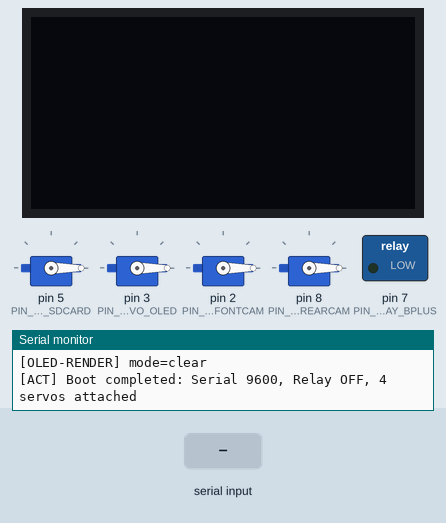
Recording of a program running on a simulated Arduino Uno, built with avr-gcc and run on an emulated ATmega328P. Parts: 4 × servo, 128×64 one-colour display, switched loads named in the program (green lamp = pin HIGH), the last lines printed to the serial monitor. The inputs (shaded band) are chosen by the test bench.

Above: at 1.4 s.
1.5 s: "7\n" received over Serial
At 2.04 s:
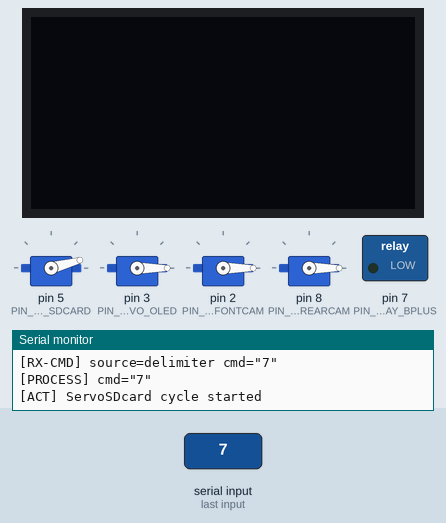
4.0 s: "1\n" received over Serial
At 5.0 s:
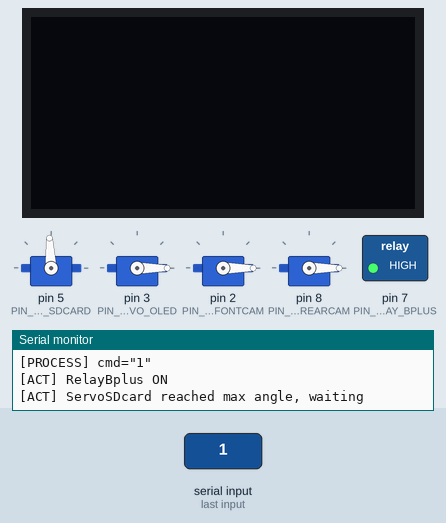
7.0 s: "4\n" received over Serial
At 9.2 s:
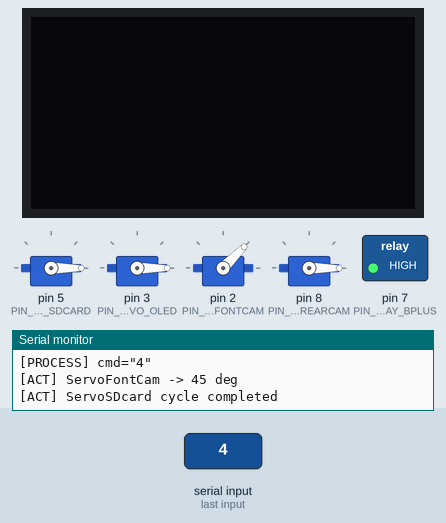
10.0 s: "2\n" received over Serial
At 11.2 s:
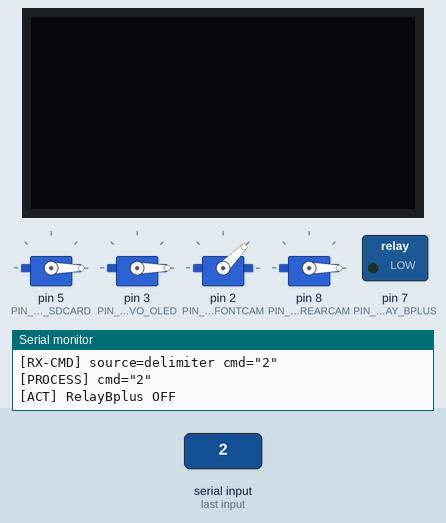
11.5 s: "6\n" received over Serial
At 12.7 s:
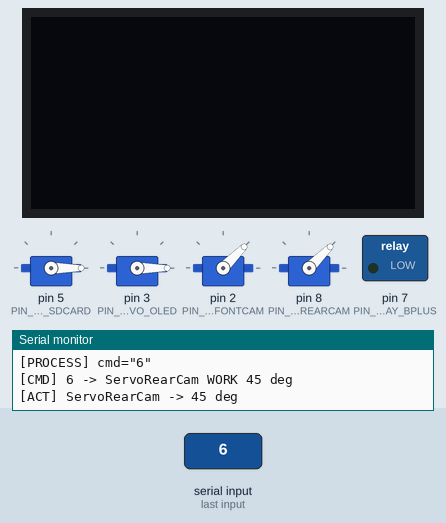
13.0 s: "8\n" received over Serial
At 13.29 s:
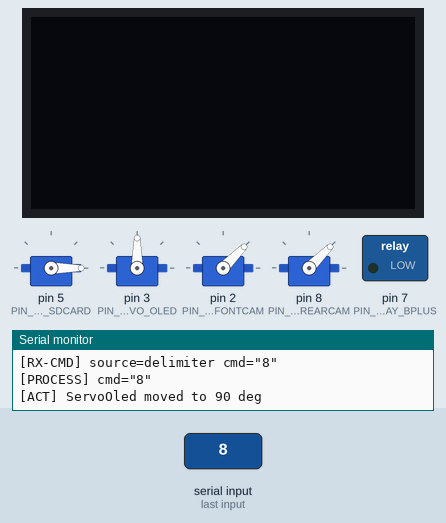
Timing chart, 0 to 16.0 s (numbered marks = the images above; inputs shaded):
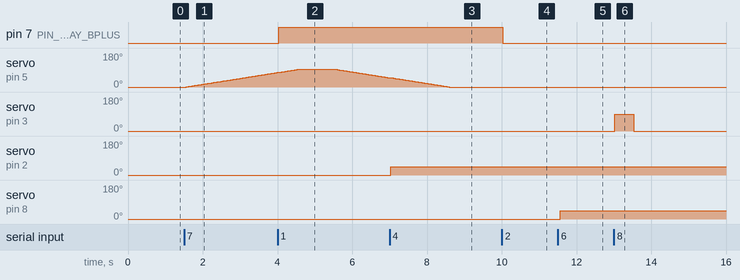

Measured:
- after the input at 1.5 s, servo on pin 5 (PIN_SERVO_SDCARD): moves from 0° to 77° over 2.4 s, starting after 0.06 s
- after the input at 4.0 s, pin 7 (PIN_RELAY_BPLUS): LOW → HIGH at once
- after the input at 7.0 s, servo on pin 2 (PIN_SERVO_FONTCAM): 0° → 45° at once
- after the input at 10.0 s, pin 7 (PIN_RELAY_BPLUS): HIGH → LOW at once
- after the input at 11.5 s, servo on pin 8 (PIN_SERVO_REARCAM): 0° → 45° after 0.07 s
- after the input at 13.0 s, servo on pin 3 (PIN_SERVO_OLED): 0° → 90° at once, → 0° 0.50 s later

The program:

main.cpp
```cpp
#include <Arduino.h>
#include <Servo.h>
#include <U8g2lib.h>

// Toggle serial debug logs: 1 = enable, 0 = disable
#define SERIAL_DEBUG_ENABLE 1

constexpr uint8_t PIN_RELAY_BPLUS = 7;
constexpr uint8_t PIN_SERVO_FONTCAM = 2;
constexpr uint8_t PIN_SERVO_REARCAM = 8;
constexpr uint8_t PIN_SERVO_SDCARD = 5;
constexpr uint8_t PIN_SERVO_OLED = 3;

constexpr uint8_t RELAY_ON = HIGH;
constexpr uint8_t RELAY_OFF = LOW;

constexpr uint32_t SERIAL_BAUDRATE = 9600;
constexpr uint32_t RX_TIMEOUT_MS = 35;
constexpr size_t RX_BUFFER_SIZE = 16;

constexpr uint8_t SERVO_FONTCAM_HOME_ANGLE = 0;
constexpr uint8_t SERVO_FONTCAM_WORK_ANGLE = 45;

constexpr uint8_t SERVO_REARCAM_HOME_ANGLE = 0;
constexpr uint8_t SERVO_REARCAM_WORK_ANGLE = 45;
constexpr uint8_t SERVO_ANGLE_UNKNOWN = 255;

constexpr uint8_t SERVO_SDCARD_MIN_ANGLE = 0;
constexpr uint8_t SERVO_SDCARD_MAX_ANGLE = 93;
constexpr uint32_t SERVO_SDCARD_STEP_MS = 32;
constexpr uint32_t SERVO_SDCARD_WAIT_MS = 1000;

constexpr uint8_t SERVO_OLED_MIN_ANGLE = 0;
constexpr uint8_t SERVO_OLED_SWING_ANGLE = 90;
constexpr uint32_t SERVO_OLED_WAIT_MS = 500;

constexpr uint32_t OLED_I2C_CLOCK_HZ = 400000UL;
constexpr uint8_t OLED_DISPLAY_CLOCK = 0xF0;
constexpr uint8_t OLED_CONTRAST = 255;

Servo servoFontCam;
Servo servoRearCam;
Servo servoSDcard;
Servo servoOled;

// Common 1.3" I2C OLED (SH1106), rotated 180 degrees by using U8G2_R2.
// Full-buffer mode draws the frame in SRAM before sending it to reduce camera-visible page tearing.
U8G2_SH1106_128X64_NONAME_F_HW_I2C oled(U8G2_R2, U8X8_PIN_NONE);

enum class SDCardCycleState : uint8_t
{
  IDLE,
  MOVING_UP,
  WAITING_AT_TOP,
  MOVING_DOWN
};

enum class OledServoState : uint8_t
{
  IDLE,
  WAITING_RETURN
};

SDCardCycleState sdcardState = SDCardCycleState::IDLE;
OledServoState oledServoState = OledServoState::IDLE;

uint8_t sdcardAngle = SERVO_SDCARD_MIN_ANGLE;
uint8_t rearCamAngle = SERVO_ANGLE_UNKNOWN;

uint32_t sdcardLastStepMs = 0;
uint32_t sdcardWaitStartMs = 0;
uint32_t oledServoStartMs = 0;

char rxBuffer[RX_BUFFER_SIZE] = {0};
size_t rxLen = 0;
uint32_t lastRxByteMs = 0;

#if SERIAL_DEBUG_ENABLE
void logLine(const __FlashStringHelper *tag, const __FlashStringHelper *text)
{
  Serial.print(tag);
  Serial.println(text);
}

void logLine(const __FlashStringHelper *tag, const char *text)
{
  Serial.print(tag);
  Serial.println(text);
}

void logRxByte(uint8_t b)
{
  Serial.print(F("[RX-BYTE] 0x"));
  if (b < 0x10)
  {
    Serial.print('0');
  }
  Serial.print(b, HEX);
  if (b >= 32 && b <= 126)
  {
    Serial.print(F(" ('"));
    Serial.write(static_cast<char>(b));
    Serial.println(F("')"));
  }
  else
  {
    Serial.println();
  }
}
#else
void logLine(const __FlashStringHelper *, const __FlashStringHelper *) {}
void logLine(const __FlashStringHelper *, const char *) {}
void logRxByte(uint8_t) {}
#endif

void relaySet(bool on)
{
  digitalWrite(PIN_RELAY_BPLUS, on ? RELAY_ON : RELAY_OFF);
  logLine(F("[ACT] "), on ? F("RelayBplus ON") : F("RelayBplus OFF"));
}

void setRearCamAngle(uint8_t targetAngle)
{
  if (rearCamAngle == targetAngle)
  {
    logLine(F("[ACT] "), targetAngle == SERVO_REARCAM_HOME_ANGLE ? F("ServoRearCam already at 0 deg") : F("ServoRearCam already at 45 deg"));
    return;
  }

  servoRearCam.write(targetAngle);
  rearCamAngle = targetAngle;
  logLine(F("[ACT] "), targetAngle == SERVO_REARCAM_HOME_ANGLE ? F("ServoRearCam -> 0 deg") : F("ServoRearCam -> 45 deg"));
}

void configureOledForCamera()
{
  oled.setBusClock(OLED_I2C_CLOCK_HZ);
  oled.begin();
  oled.setContrast(OLED_CONTRAST);
  oled.sendF("ca", 0x0D5, OLED_DISPLAY_CLOCK);
  logLine(F("[OLED-CONFIG] "), F("full-buffer, i2c=400kHz, display-clock=0xF0, contrast=255"));
}

void oledClearScreen()
{
  oled.clearBuffer();
  oled.sendBuffer();
  logLine(F("[OLED-RENDER] "), F("mode=clear"));
}

bool isAllDigits(const char *s, size_t len)
{
  for (size_t i = 0; i < len; ++i)
  {
    if (s[i] < '0' || s[i] > '9')
    {
      return false;
    }
  }
  return true;
}

void renderOledDigits(uint8_t p1, uint8_t p2, uint8_t p3)
{
  char p1Text[2];
  char p2Text[3];
  char p3Text[3];

  snprintf(p1Text, sizeof(p1Text), "%u", p1);
  snprintf(p2Text, sizeof(p2Text), "%u", p2);
  snprintf(p3Text, sizeof(p3Text), "%u", p3);

  oled.clearBuffer();
  oled.setFontPosTop();

  oled.setFont(u8g2_font_logisoso26_tn);
  const int topY = 0;
  const int p2Width = oled.getStrWidth(p2Text);
  const int p2X = (128 - p2Width < 0) ? 0 : 128 - p2Width;
  oled.drawStr(0, topY, p1Text);
  oled.drawStr(p2X, topY, p2Text);

  oled.setFont(u8g2_font_logisoso38_tn);
  const int p3Width = oled.getStrWidth(p3Text);
  const int p3XRaw = (128 - p3Width) / 2;
  const int p3X = (p3XRaw < 0) ? 0 : p3XRaw;
  const int bottomY = 26;
  oled.drawStr(p3X, bottomY, p3Text);

  oled.sendBuffer();

#if SERIAL_DEBUG_ENABLE
  Serial.print(F("[OLED-RENDER] mode=digits p1="));
  Serial.print(p1);
  Serial.print(F(" p2="));
  Serial.print(p2);
  Serial.print(F(" p3="));
  Serial.println(p3);
#endif
}

bool startSDCardCycle()
{
  if (sdcardState != SDCardCycleState::IDLE)
  {
    logLine(F("[WARN] "), F("ServoSDcard cycle already running, command ignored"));
    return false;
  }

  sdcardAngle = SERVO_SDCARD_MIN_ANGLE;
  servoSDcard.write(sdcardAngle);
  sdcardState = SDCardCycleState::MOVING_UP;
  sdcardLastStepMs = millis();
  logLine(F("[ACT] "), F("ServoSDcard cycle started"));
  return true;
}

void updateSDCardCycle()
{
  const uint32_t now = millis();

  switch (sdcardState)
  {
  case SDCardCycleState::IDLE:
    break;

  case SDCardCycleState::MOVING_UP:
    if (now - sdcardLastStepMs >= SERVO_SDCARD_STEP_MS)
    {
      sdcardLastStepMs = now;
      if (sdcardAngle < SERVO_SDCARD_MAX_ANGLE)
      {
        ++sdcardAngle;
        servoSDcard.write(sdcardAngle);
      }
      else
      {
        sdcardState = SDCardCycleState::WAITING_AT_TOP;
        sdcardWaitStartMs = now;
        logLine(F("[ACT] "), F("ServoSDcard reached max angle, waiting"));
      }
    }
    break;

  case SDCardCycleState::WAITING_AT_TOP:
    if (now - sdcardWaitStartMs >= SERVO_SDCARD_WAIT_MS)
    {
      sdcardState = SDCardCycleState::MOVING_DOWN;
      sdcardLastStepMs = now;
      logLine(F("[ACT] "), F("ServoSDcard returning to home"));
    }
    break;

  case SDCardCycleState::MOVING_DOWN:
    if (now - sdcardLastStepMs >= SERVO_SDCARD_STEP_MS)
    {
      sdcardLastStepMs = now;
      if (sdcardAngle > SERVO_SDCARD_MIN_ANGLE)
      {
        --sdcardAngle;
        servoSDcard.write(sdcardAngle);
      }
      else
      {
        sdcardState = SDCardCycleState::IDLE;
        logLine(F("[ACT] "), F("ServoSDcard cycle completed"));
      }
    }
    break;
  }
}

bool triggerOledServoCycle()
{
  if (oledServoState != OledServoState::IDLE)
  {
    logLine(F("[WARN] "), F("ServoOled cycle already running, command ignored"));
    return false;
  }

  servoOled.write(SERVO_OLED_SWING_ANGLE);
  oledServoState = OledServoState::WAITING_RETURN;
  oledServoStartMs = millis();
  logLine(F("[ACT] "), F("ServoOled moved to 90 deg"));
  return true;
}

void updateOledServoCycle()
{
  if (oledServoState == OledServoState::WAITING_RETURN)
  {
    const uint32_t now = millis();
    if (now - oledServoStartMs >= SERVO_OLED_WAIT_MS)
    {
      servoOled.write(SERVO_OLED_MIN_ANGLE);
      oledServoState = OledServoState::IDLE;
      logLine(F("[ACT] "), F("ServoOled returned to 0 deg"));
    }
  }
}

void processCommand(const char *cmd)
{
  const size_t len = strlen(cmd);

#if SERIAL_DEBUG_ENABLE
  Serial.print(F("[PROCESS] cmd=\""));
  Serial.print(cmd);
  Serial.println(F("\""));
#endif

  if (len == 1)
  {
    switch (cmd[0])
    {
    case '1':
      relaySet(true);
      return;
    case '2':
      relaySet(false);
      return;
    case '3':
      servoFontCam.write(SERVO_FONTCAM_HOME_ANGLE);
      logLine(F("[ACT] "), F("ServoFontCam -> 0 deg"));
      return;
    case '4':
      servoFontCam.write(SERVO_FONTCAM_WORK_ANGLE);
      logLine(F("[ACT] "), F("ServoFontCam -> 45 deg"));
      return;
    case '5':
      logLine(F("[CMD] "), F("5 -> ServoRearCam HOME 0 deg"));
      setRearCamAngle(SERVO_REARCAM_HOME_ANGLE);
      return;
    case '6':
      logLine(F("[CMD] "), F("6 -> ServoRearCam WORK 45 deg"));
      setRearCamAngle(SERVO_REARCAM_WORK_ANGLE);
      return;
    case '7':
      startSDCardCycle();
      return;
    case '8':
      triggerOledServoCycle();
      return;
    default:
      logLine(F("[WARN] "), F("Unknown 1-char command"));
      return;
    }
  }

  if (len == 2 && strcmp(cmd, "44") == 0)
  {
    logLine(F("[OLED-COM] "), F("command=44 accepted -> clear"));
    oledClearScreen();
    return;
  }

  if (len == 5)
  {
    if (!isAllDigits(cmd, len))
    {
      logLine(F("[OLED-COM] "), F("5-char command rejected (not all digits)"));
      return;
    }

    const uint8_t p1 = static_cast<uint8_t>(cmd[0] - '0');
    const uint8_t p2 = static_cast<uint8_t>((cmd[1] - '0') * 10 + (cmd[2] - '0'));
    const uint8_t p3 = static_cast<uint8_t>((cmd[3] - '0') * 10 + (cmd[4] - '0'));

    logLine(F("[OLED-COM] "), F("5-digit command accepted"));
    renderOledDigits(p1, p2, p3);
    return;
  }

  logLine(F("[WARN] "), F("Unsupported command length or format"));
}

void finalizeRxCommand(const char *reason)
{
  if (rxLen == 0)
  {
    return;
  }

  rxBuffer[rxLen] = '\0';

#if SERIAL_DEBUG_ENABLE
  Serial.print(F("[RX-CMD] source="));
  Serial.print(reason);
  Serial.print(F(" cmd=\""));
  Serial.print(rxBuffer);
  Serial.println(F("\""));
#endif

  processCommand(rxBuffer);
  rxLen = 0;
}

void readSerialCommands()
{
  while (Serial.available() > 0)
  {
    const uint8_t raw = static_cast<uint8_t>(Serial.read());
    logRxByte(raw);

    if (raw == '\r' || raw == '\n')
    {
      finalizeRxCommand("delimiter");
      continue;
    }

    if (rxLen >= RX_BUFFER_SIZE - 1)
    {
      logLine(F("[WARN] "), F("RX buffer overflow, dropping current command"));
      rxLen = 0;
    }

    rxBuffer[rxLen++] = static_cast<char>(raw);
    lastRxByteMs = millis();
  }

  if (rxLen > 0)
  {
    const uint32_t now = millis();
    if (now - lastRxByteMs >= RX_TIMEOUT_MS)
    {
      finalizeRxCommand("timeout");
    }
  }
}

void setup()
{
  Serial.begin(SERIAL_BAUDRATE);

  pinMode(PIN_RELAY_BPLUS, OUTPUT);
  digitalWrite(PIN_RELAY_BPLUS, RELAY_OFF);

  servoSDcard.attach(PIN_SERVO_SDCARD);
  servoOled.attach(PIN_SERVO_OLED);
  servoFontCam.attach(PIN_SERVO_FONTCAM);
  servoRearCam.attach(PIN_SERVO_REARCAM);
  logLine(F("[SETUP] "), F("ServoRearCam attached on D8"));

  servoSDcard.write(SERVO_SDCARD_MIN_ANGLE);
  servoOled.write(SERVO_OLED_MIN_ANGLE);
  servoFontCam.write(SERVO_FONTCAM_HOME_ANGLE);
  logLine(F("[SETUP] "), F("ServoFontCam home=0 deg"));
  setRearCamAngle(SERVO_REARCAM_HOME_ANGLE);

  configureOledForCamera();
  oledClearScreen();

  logLine(F("[ACT] "), F("Boot completed: Serial 9600, Relay OFF, 4 servos attached"));
}

void loop()
{
  readSerialCommands();
  updateSDCardCycle();
  updateOledServoCycle();
}
```
